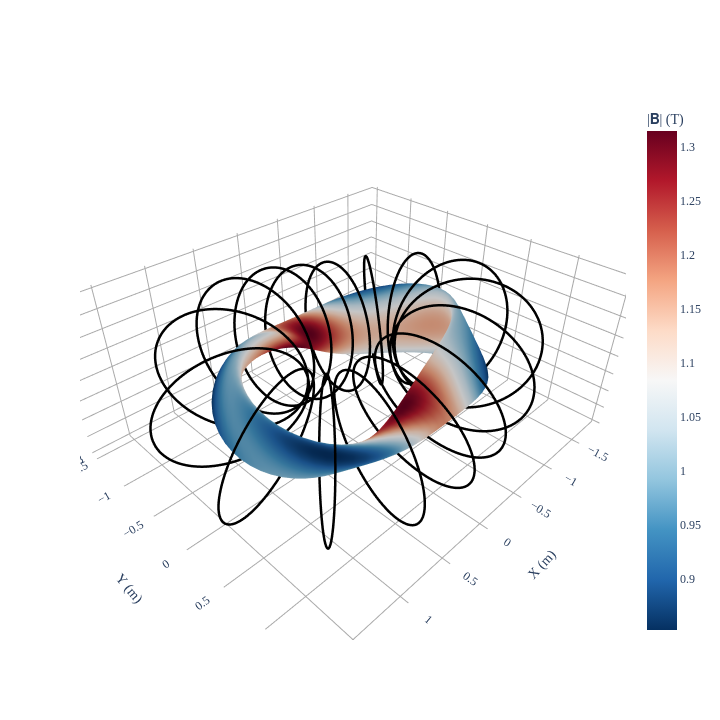

Notebook code cell kept with this figure:
### Code cell
fig = plot_3d(eq_init, "|B|", grid=LinearGrid(M=40, N=40, endpoint=True))
plot_coils(coilset, fig=fig)

### Figure 1 — Plotly figure (JSON) as saved in the notebook; plotly's stock layout.template omitted (floating-point values rounded to 4 significant figures; data arrays with more than 128 entries replaced by an {"elided": "..."} marker saying what was removed)
{"data": [{"colorbar": {"title": {"text": "|𝐁| (T)"}}, "colorscale": [[0, "rgb(5,48,97)"], [0.1, "rgb(33,102,172)"], [0.2, "rgb(67,147,195)"], [0.3, "rgb(146,197,222)"], [0.4, "rgb(209,229,240)"], [0.5, "rgb(247,247,247)"], [0.6, "rgb(253,219,199)"], [0.7, "rgb(244,165,130)"], [0.8, "rgb(214,96,77)"], [0.9, "rgb(178,24,43)"], [1, "rgb(103,0,31)"]], "flatshading": true, "i": {"elided": "12960 int values"}, "intensity": {"elided": "6561 float values"}, "j": {"elided": "12960 int values"}, "k": {"elided": "12960 int values"}, "name": "|𝐁| (T)", "opacity": 1, "showscale": true, "type": "mesh3d", "x": {"elided": "6561 float values"}, "y": {"elided": "6561 float values"}, "z": {"elided": "6561 float values"}}, {"hovertext": "Current = 62500.0 (A)", "line": {"color": "black", "dash": "solid", "width": 5}, "marker": {"opacity": 0, "size": 0}, "name": "CoilSet[0]", "showlegend": false, "type": "scatter3d", "x": {"elided": "801 float values"}, "y": {"elided": "801 float values"}, "z": {"elided": "801 float values"}}, {"hovertext": "Current = 62500.0 (A)", "line": {"color": "black", "dash": "solid", "width": 5}, "marker": {"opacity": 0, "size": 0}, "name": "CoilSet[1]", "showlegend": false, "type": "scatter3d", "x": {"elided": "801 float values"}, "y": {"elided": "801 float values"}, "z": {"elided": "801 float values"}}, {"hovertext": "Current = 62500.0 (A)", "line": {"color": "black", "dash": "solid", "width": 5}, "marker": {"opacity": 0, "size": 0}, "name": "CoilSet[2]", "showlegend": false, "type": "scatter3d", "x": {"elided": "801 float values"}, "y": {"elided": "801 float values"}, "z": {"elided": "801 float values"}}, {"hovertext": "Current = 62500.0 (A)", "line": {"color": "black", "dash": "solid", "width": 5}, "marker": {"opacity": 0, "size": 0}, "name": "CoilSet[3]", "showlegend": false, "type": "scatter3d", "x": {"elided": "801 float values"}, "y": {"elided": "801 float values"}, "z": {"elided": "801 float values"}}, {"hovertext": "Current = -62500.0 (A)", "line": {"color": "black", "dash": "solid", "width": 5}, "marker": {"opacity": 0, "size": 0}, "name": "CoilSet[4]", "showlegend": false, "type": "scatter3d", "x": {"elided": "801 float values"}, "y": {"elided": "801 float values"}, "z": {"elided": "801 float values"}}, {"hovertext": "Current = -62500.0 (A)", "line": {"color": "black", "dash": "solid", "width": 5}, "marker": {"opacity": 0, "size": 0}, "name": "CoilSet[5]", "showlegend": false, "type": "scatter3d", "x": {"elided": "801 float values"}, "y": {"elided": "801 float values"}, "z": {"elided": "801 float values"}}, {"hovertext": "Current = -62500.0 (A)", "line": {"color": "black", "dash": "solid", "width": 5}, "marker": {"opacity": 0, "size": 0}, "name": "CoilSet[6]", "showlegend": false, "type": "scatter3d", "x": {"elided": "801 float values"}, "y": {"elided": "801 float values"}, "z": {"elided": "801 float values"}}, {"hovertext": "Current = -62500.0 (A)", "line": {"color": "black", "dash": "solid", "width": 5}, "marker": {"opacity": 0, "size": 0}, "name": "CoilSet[7]", "showlegend": false, "type": "scatter3d", "x": {"elided": "801 float values"}, "y": {"elided": "801 float values"}, "z": {"elided": "801 float values"}}, {"hovertext": "Current = 62500.0 (A)", "line": {"color": "black", "dash": "solid", "width": 5}, "marker": {"opacity": 0, "size": 0}, "name": "CoilSet[8]", "showlegend": false, "type": "scatter3d", "x": {"elided": "801 float values"}, "y": {"elided": "801 float values"}, "z": {"elided": "801 float values"}}, {"hovertext": "Current = 62500.0 (A)", "line": {"color": "black", "dash": "solid", "width": 5}, "marker": {"opacity": 0, "size": 0}, "name": "CoilSet[9]", "showlegend": false, "type": "scatter3d", "x": {"elided": "801 float values"}, "y": {"elided": "801 float values"}, "z": {"elided": "801 float values"}}, {"hovertext": "Current = 62500.0 (A)", "line": {"color": "black", "dash": "solid", "width": 5}, "marker": {"opacity": 0, "size": 0}, "name": "CoilSet[10]", "showlegend": false, "type": "scatter3d", "x": {"elided": "801 float values"}, "y": {"elided": "801 float values"}, "z": {"elided": "801 float values"}}, {"hovertext": "Current = 62500.0 (A)", "line": {"color": "black", "dash": "solid", "width": 5}, "marker": {"opacity": 0, "size": 0}, "name": "CoilSet[11]", "showlegend": false, "type": "scatter3d", "x": {"elided": "801 float values"}, "y": {"elided": "801 float values"}, "z": {"elided": "801 float values"}}, {"hovertext": "Current = -62500.0 (A)", "line": {"color": "black", "dash": "solid", "width": 5}, "marker": {"opacity": 0, "size": 0}, "name": "CoilSet[12]", "showlegend": false, "type": "scatter3d", "x": {"elided": "801 float values"}, "y": {"elided": "801 float values"}, "z": {"elided": "801 float values"}}, {"hovertext": "Current = -62500.0 (A)", "line": {"color": "black", "dash": "solid", "width": 5}, "marker": {"opacity": 0, "size": 0}, "name": "CoilSet[13]", "showlegend": false, "type": "scatter3d", "x": {"elided": "801 float values"}, "y": {"elided": "801 float values"}, "z": {"elided": "801 float values"}}, {"hovertext": "Current = -62500.0 (A)", "line": {"color": "black", "dash": "solid", "width": 5}, "marker": {"opacity": 0, "size": 0}, "name": "CoilSet[14]", "showlegend": false, "type": "scatter3d", "x": {"elided": "801 float values"}, "y": {"elided": "801 float values"}, "z": {"elided": "801 float values"}}, {"hovertext": "Current = -62500.0 (A)", "line": {"color": "black", "dash": "solid", "width": 5}, "marker": {"opacity": 0, "size": 0}, "name": "CoilSet[15]", "showlegend": false, "type": "scatter3d", "x": {"elided": "801 float values"}, "y": {"elided": "801 float values"}, "z": {"elided": "801 float values"}}], "layout": {"font": {"family": "Times"}, "height": 720.5, "scene": {"aspectmode": "data", "xaxis": {"backgroundcolor": "white", "gridcolor": "darkgrey", "showbackground": false, "showgrid": true, "showticklabels": true, "title": {"text": "X (m)"}, "zeroline": true, "zerolinecolor": "darkgrey"}, "yaxis": {"backgroundcolor": "white", "gridcolor": "darkgrey", "showbackground": false, "showgrid": true, "showticklabels": true, "title": {"text": "Y (m)"}, "zeroline": true, "zerolinecolor": "darkgrey"}, "zaxis": {"backgroundcolor": "white", "gridcolor": "darkgrey", "showbackground": false, "showgrid": true, "showticklabels": true, "title": {"text": "Z (m)"}, "zeroline": true, "zerolinecolor": "darkgrey"}}, "title": {"text": "", "x": 0.5, "xanchor": "center", "y": 0.9, "yanchor": "top"}, "width": 720.5}}
